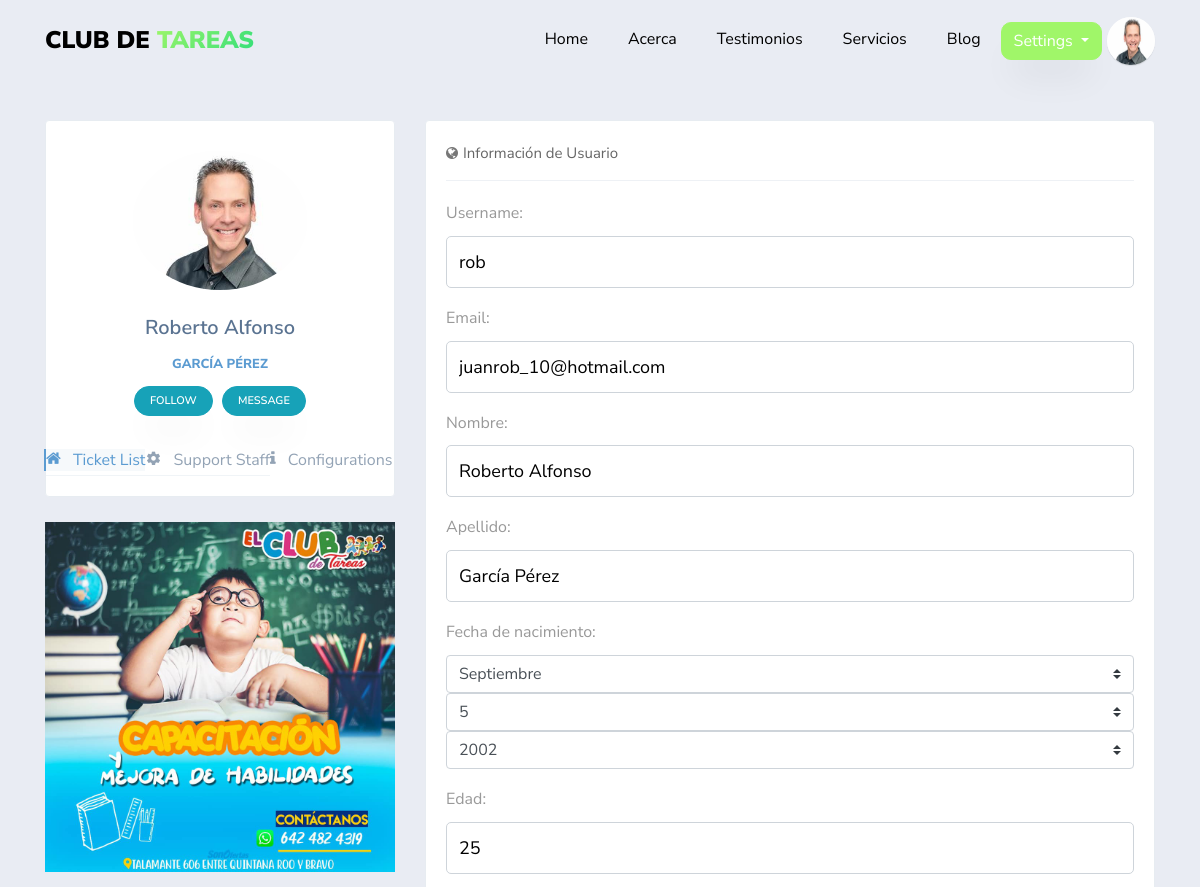
Page /profile/ (signed in, upper part) on the earlier database version.
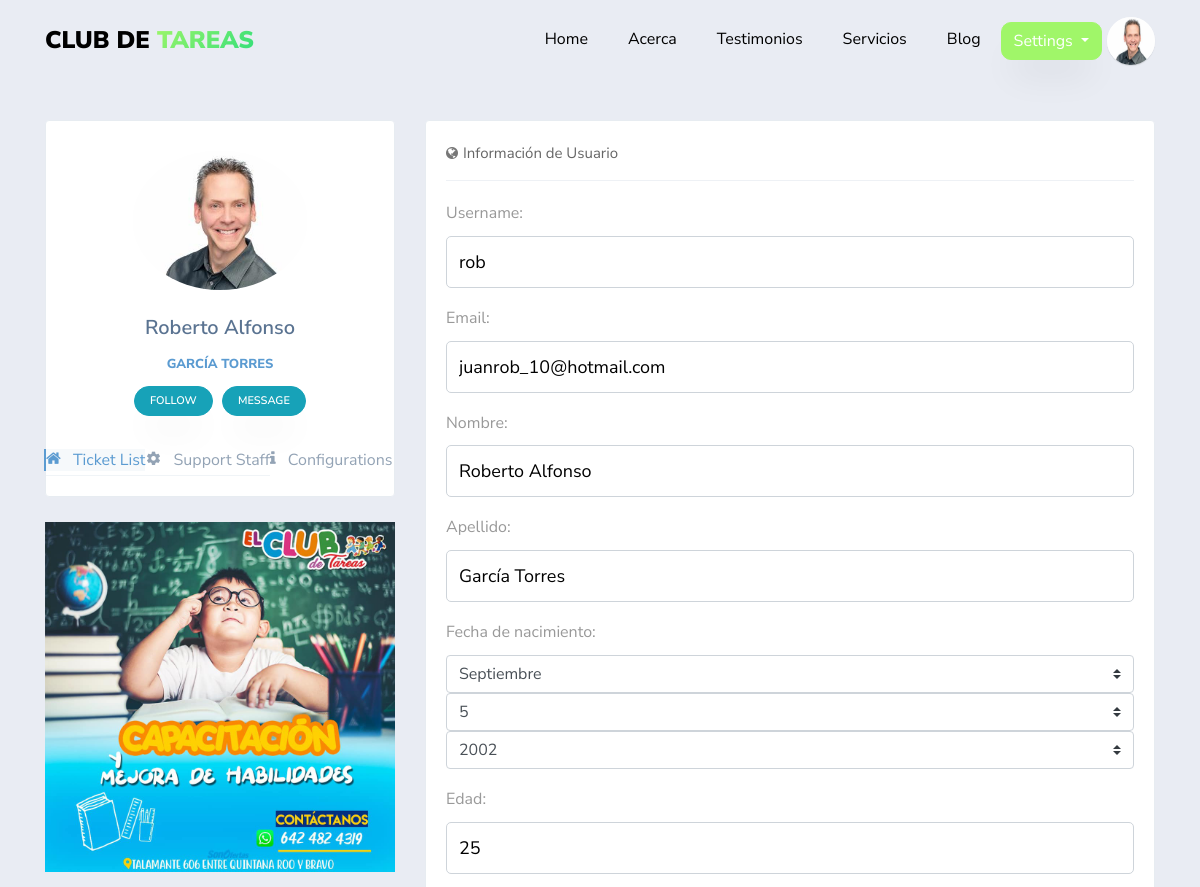
Same page on the later database version.
### usuario/models.py (models this page shows, shortened)
class Usuario(AbstractBaseUser):
    imagen       =  models.ImageField(default='default.jpg',upload_to='profile_pics')
    email        =  models.EmailField(max_length=60,unique=True)
    username     =  models.CharField(max_length=30,unique=True)
    nombre       =  models.CharField(max_length=100)
    apellido     =  models.CharField(max_length=100)
    edad         =  models.IntegerField(blank=True, null=True)
    padecimientos = models.TextField(verbose_name="Alergias o padecimientos",blank=True,null=True)
    asistencia = models.CharField(verbose_name="Días de asistencia",max_length=100,blank=True,null=True)
    enfoque = models.CharField(verbose_name="Area en la que guste que se enfocará la atención",max_length=100,blank=True, null=True)
    nombre_madre =  models.CharField(verbose_name="Nombre de la Madre",max_length=100,blank=True, null=True)
    edad_madre =  models.IntegerField(verbose_name="Edad",blank=True, null=True)
    ocupacion_madre = models.CharField(verbose_name="Ocupación",max_length=100,blank=True,null=True)
    numero_madre   =  models.IntegerField(verbose_name="Número de contacto",blank=True,null=True)
    nombre_padre =  models.CharField(verbose_name="Nombre del Padre",max_length=100,blank=True, null=True)
    edad_padre =  models.IntegerField(verbose_name="Edad",blank=True, null=True)
    ocupacion_padre = models.CharField(verbose_name="Ocupación",max_length=100,blank=True, null=True)
    numero_padre    =  models.IntegerField(verbose_name="Número de contacto",blank=True,null=True)
    fecha_nacimiento = models.DateField(verbose_name="Fecha de nacimiento",blank=True, null=True)
    escuela      =  models.CharField(verbose_name="Nombre de la escuela",max_length=60,blank=True, null=True)
    domicilio    =  models.CharField(verbose_name="Domicilio",max_length=150,blank=True, null=True)
    NIVEL_STATUS = (
         ('k','Kinder'),
         ('p','Primaria'),
         ('s','Secundaria'),
         ('b','bachillerato'),
         ('u','universidad'))
    nivel_academico = models.CharField(max_length=1,choices=NIVEL_STATUS,blank=True,verbose_name='Nivel académico del alumno')
    date_joined  =  models.DateTimeField(verbose_name="Fecha de ingreso",auto_now_add=True)
    last_login   =  models.DateTimeField(verbose_name="Ultima fecha de Sesión",auto_now=True)
    is_admin     =  models.BooleanField(verbose_name="¿Es Administrador?",default=False)
    is_active    =  models.BooleanField(verbose_name="¿Esta Acivo?",default=True)
    is_staff     =  models.BooleanField(verbose_name="¿Es parte del Staff?",default=False)
    is_superuser =  models.BooleanField(verbose_name="¿Es Super Usuario?",default=False)
    USERNAME_FIELD  = "username"
    REQUIRED_FIELDS = ["nombre","apellido"]
    objects = MyUsuarioManager()

### app/views.py (the view)
# urls.py: path('profile/', views.profile,name='profile'),
@login_required
def profile(request):
    context = {}
    if request.POST:
        form = UserUpdateForm(request.POST,request.FILES,instance=request.user)
        if form.is_valid():
            form.save()
    else:
        form =UserUpdateForm(
        initial = {
          'username' :request.user.username,
          'email': request.user.email,
          'nombre': request.user.nombre,
          'apellido': request.user.apellido,
          'fecha_nacimiento': request.user.fecha_nacimiento,
          'edad': request.user.edad,
          'escuela': request.user.escuela,
          'domicilio': request.user.domicilio,
          'imagen': request.user.imagen,
          'nivel_academico': request.user.nivel_academico,
          'padecimientos': request.user.padecimientos,
          'asistencia': request.user.asistencia,
          'enfoque': request.user.enfoque,
          'nombre_madre': request.user.nombre_madre,
          'edad_madre': request.user.edad_madre,
          'ocupacion_madre': request.user.ocupacion_madre,
          'numero_madre': request.user.numero_madre,
          'nombre_padre': request.user.nombre_padre,
          'edad_padre': request.user.edad_padre,
          'ocupacion_padre': request.user.ocupacion_padre,
          'numero_padre': request.user.numero_padre
          }
        )
    context['profile_form'] = form
    return render(request,'app/profile.html',context)

### app/templates/app/profile.html (shortened to what this page needs)
{% extends 'app/base.html' %}
{% load crispy_forms_tags%}
{% load static %}
{% block content %}
<section>
  <div class="container">
    <div class="row"  style="margin-top:120px">
        <div class="col-md-4">
            <div class="portlet light profile-sidebar-portlet bordered  justify-content-center ftco-animate">
                <div class="profile-userpic" style="text-align:center">
                    <img src="{{ request.user.imagen.url }}" class="img-responsive" alt="">
                </div>
                <div class="profile-usertitle">
                    <div class="profile-usertitle-name">{{ request.user.nombre }}</div>
                    <div class="profile-usertitle-job">{{ request.user.apellido }} </div>
                </div>
                <div class="profile-userbuttons">
                    <button type="button" class="btn btn-info  btn-sm">Follow</button>
                    <button type="button" class="btn btn-info  btn-sm">Message</button>
                </div>
                <div class="profile-usermenu">
                    <ul class="nav">
                        <li class="active">
                            <a href="#">
                                <i class="icon-home"></i> Ticket List </a>
                        </li>
                        <li>
                            <a href="#">
                                <i class="icon-settings"></i> Support Staff </a>
                        </li>
                        <li>
                            <a href="#">
                                <i class="icon-info"></i> Configurations </a>
                        </li>
                    </ul>
                </div>
        </div>
        <div id="carouselExampleSlidesOnly" class="carousel slide" data-ride="carousel">
         <div class="carousel-inner">
           <div class="carousel-item active">
             <img class="d-block w-100" src="{% static 'app/images/club1.jpg' %}" alt="First slide">
           </div>
         </div>
    </div>
      </div>
        <div class="col-md-8">
            <div class="portlet light bordered ftco-animate">
                <div class="portlet-title tabbable-line">
                    <div class="caption caption-md">
                        <i class="icon-globe theme-font hide"></i>
                        <span class="caption-subject font-blue-madison bold uppercase">Información de Usuario</span>
                    </div>
                </div>
                <div class="portlet-body">
                        <div class="tab-content">
                            <div role="tabpanel" class="tab-pane active" id="home">
                                <form method="POST" enctype="multipart/form-data">
                                  {% for field in profile_form %}
                                  <div class="form-group">
                                      {{ field.label_tag }}
                                      {{ field }}
                                  </div>
                                  {% endfor %}
                                </form>
                            </div>
                        </div>
                </div>
            </div>
        </div>
    </div>
  </div>
</section>
{% endblock content     %}

### app/templates/app/base.html (shortened to what this page needs)
{% load static %}
<!DOCTYPE html>
<html lang="en">
  <head>
    <link rel="stylesheet" href="https://stackpath.bootstrapcdn.com/font-awesome/4.7.0/css/font-awesome.min.css">
    <link rel="stylesheet" href="{% static 'app/css/open-iconic-bootstrap.min.css'%}">
    <link rel="stylesheet" href="{% static 'app/css/animate.css'%}">
    <link rel="stylesheet" href="{% static 'app/css/search.css'%}">
    <link rel="stylesheet" href="{% static 'app/css/owl.carousel.min.css'%}">
    <link rel="stylesheet" href="{% static 'app/css/owl.theme.default.min.css'%}">
    <link rel="stylesheet" href="{% static 'app/css/magnific-popup.css'%}">
    <link rel="stylesheet" href="{% static 'app/css/aos.css'%}">
    <link rel="stylesheet" href="{% static 'app/css/ionicons.min.css'%}">
    <link rel="stylesheet" href="{% static 'app/css/flaticon.css' %}">
    <link rel="stylesheet" href="{% static 'app/css/icomoon.css' %}">
    <link rel="stylesheet" href="{% static 'app/css/style.css' %}">
    <link rel="stylesheet" href="{% static 'app/css/fix.css' %}">
  </head>
  <body  data-target=".site-navbar-target" data-offset="300">
  <nav class="navbar navbar-expand-lg navbar-dark ftco_navbar bg-dark ftco-navbar-light site-navbar-target" id="ftco-navbar">
	    <div class="container">
	      <a class="navbar-brand" href="index.html">Club de <span>Tareas</span></a>
	      <div class="collapse navbar-collapse" id="ftco-nav">
	        <ul class="navbar-nav nav ml-auto">
	          <li class="nav-item"><a href="{% url 'app:home' %}" class="nav-link"><span>Home</span></a></li>
	          <li class="nav-item"><a href="{% url 'app:about' %}"  class="nav-link"><span>Acerca</span></a></li>
	          <li class="nav-item"><a href="{% url 'app:testimony' %}"  class="nav-link"><span>Testimonios</span></a></li>
	          <li class="nav-item"><a href="{% url 'app:services' %}" class="nav-link"><span>Servicios</span></a></li>
            <li class="nav-item"><a href="{% url 'blog:blog' %}" class="nav-link"><span>Blog</span></a></li>
          </ul>
          <ul class="nav navbar-nav navbar-right">
            {% if request.user.is_authenticated %}
            <div class="dropdown show" style="padding-top:5px;padding-right:5px">
                    <a style="border-radius: 10px 10px 10px 10px !important;
                             -moz-border-radius: 10px 10px 10px 10px;
                             -webkit-border-radius: 10px 10px 10px 10px;"
                      class="btn btn-secondary dropdown-toggle" href="#" role="button" id="dropdownMenuLink" data-toggle="dropdown" aria-haspopup="true" aria-expanded="false">
                      Settings
                    </a>
              </div>
              <li>
                <div class="inset">
                  <img src="{{ request.user.imagen.url }}">
                </div>
              </li>
            {% else %}
              <li class="nav-item"><a href="{% url 'app:login' %}"  class="nav-link"><span>Login</span></a></li>
            </ul>
          {% endif %}
	      </div>
	    </div>
	  </nav>
    {% block content %}{% endblock %}
  </body>
</html>

Differences in the rows shown:
changed Usuario "Roberto Alfonso": user.apellido "GARCÍA PÉREZ" → "GARCÍA TORRES"; apellido "García Pérez" → "García Torres"
